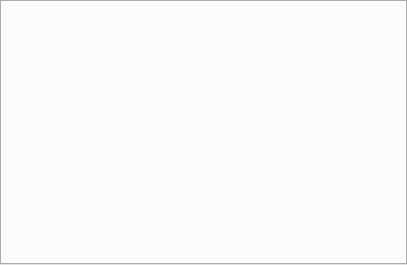
<?xml version="1.0" encoding="UTF-8"?>
<ui version="4.0">
 <class>gestionAbsences</class>
 <widget class="QTabWidget" name="gestionAbsences">
  <property name="geometry">
   <rect>
    <x>0</x>
    <y>0</y>
    <width>407</width>
    <height>265</height>
   </rect>
  </property>
  <property name="windowTitle">
   <string>Gestion absences</string>
  </property>
  <property name="currentIndex">
   <number>-1</number>
  </property>
 </widget>
 <resources/>
 <connections/>
</ui>
